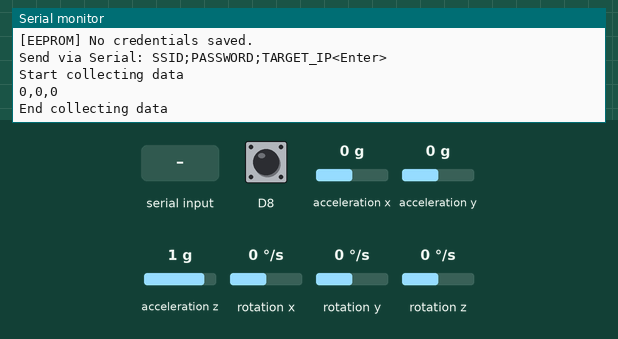
The sketch below on a simulated Arduino Uno R4 WiFi. On the bench: the last lines printed to the serial monitor. The test bench sets the inputs (shaded band); at power-on: D8 HIGH, acceleration x 0 g, acceleration y 0 g, acceleration z 1 g, rotation x 0 °/s, rotation y 0 °/s, rotation z 0 °/s. WiFi joins after 1.5 s; servers stay silent unless stated; EEPROM starts erased.

Above: at 5.0 s.
5.1 s: "CFG;1\n" received over Serial
At 5.5 s:
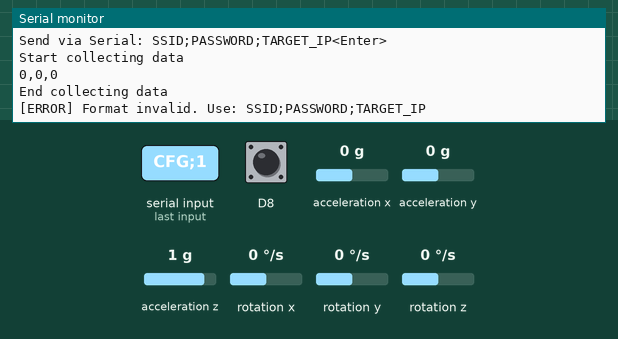
6.6 s: "90;45;200\n" received over Serial
At 7.8 s:
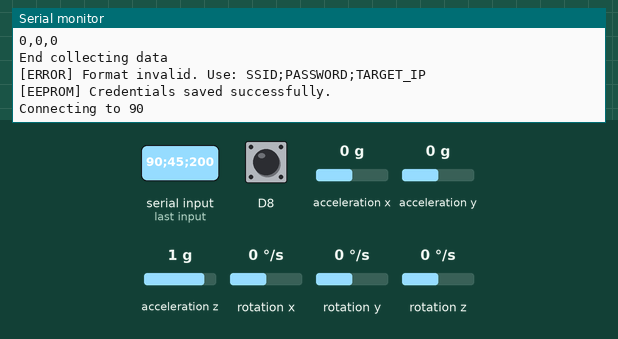

The sketch:

gyroReader.ino
```cpp
#include <WiFiS3.h>
#include <Wire.h>
#include <MPU6050.h>
#include <EEPROM.h>

// Where to send sensor data (your PC / server running a UDP listener)
const uint16_t REMOTE_PORT  = 8080;
// Port the Arduino listens on for incoming commands
const uint16_t LOCAL_PORT   = 4211;

const unsigned long PUBLISH_INTERVAL = 5;

WiFiUDP udp;
MPU6050 gyro;

int16_t gx, gy, gz;
long gxOff = 0, gyOff = 0, gzOff = 0;
unsigned long lastPublishTime = 0;

struct NetworkConfig {
  char magic[4];   // e.g. "CFG" - tells us if valid data was ever saved
  char ssid[33];
  char pass[65];
  char ip[16];
};

NetworkConfig netConfig;
bool configLoaded = false;

// Non-blocking serial state
char rxBuffer[128];
size_t rxIndex = 0;

void setup() {
  Serial.begin(9600);
  Wire.begin();

  pinMode(8, INPUT_PULLUP);

  gyro.initialize();
  gyro.setDLPFMode(MPU6050_DLPF_BW_20);

  loadConfigFromEEPROM();
  handleWiFiConnection();
  udp.begin(LOCAL_PORT);

  // Gyro calibration (average of 1000 samples)
  Serial.println("Start collecting data");
  long sx = 0, sy = 0, sz = 0;
  for (int i = 0; i < 1000; i++) {
    gyro.getRotation(&gx, &gy, &gz);
    sx += gx; sy += gy; sz += gz;
    delay(2);
  }
  gxOff = sx / 1000; gyOff = sy / 1000; gzOff = sz / 1000;
  Serial.print(gxOff); Serial.print(",");
  Serial.print(gyOff); Serial.print(",");
  Serial.println(gzOff);
  Serial.println("End collecting data");
}

void loop() {
  readUSBNonBlocking();

  if (WiFi.status() != WL_CONNECTED) {
    handleWiFiConnection();
    if (WiFi.status() == WL_CONNECTED) {
      udp.begin(LOCAL_PORT);
    }
  }

  // Only attempt UDP if we have a valid configuration and active Wi-Fi
  if (configLoaded && WiFi.status() == WL_CONNECTED) {
    receiveUDP();

    if (millis() - lastPublishTime >= PUBLISH_INTERVAL) {
      sendUDP();
      lastPublishTime = millis();
    }
  }
}

void sendUDP() {
  gyro.getRotation(&gx, &gy, &gz);

  // Remove the next three lines' "- off" if you want raw values like before
  char msg[48];
  snprintf(msg, sizeof(msg), "%d,%d,%d,%d",
           (int)(gx - gxOff), (int)(gy - gyOff), (int)(gz - gzOff), digitalRead(8));

  udp.beginPacket(netConfig.ip, REMOTE_PORT);
  udp.print(msg);
  udp.endPacket();

  Serial.println(msg);
}

void receiveUDP() {
  int packetSize = udp.parsePacket();
  if (packetSize <= 0) return;

  char buf[64];
  int len = udp.read(buf, sizeof(buf) - 1);
  if (len <= 0) return;
  buf[len] = '\0';

  Serial.print("Received from ");
  Serial.print(udp.remoteIP());
  Serial.print(":");
  Serial.print(udp.remotePort());
  Serial.print(" -> ");
  Serial.println(buf);

  analogWrite(6, atoi(buf));
}

void handleWiFiConnection() {
  if (!configLoaded) return; // Do not attempt until credentials exist

  if (WiFi.status() != WL_CONNECTED) {
    Serial.print(F("Connecting to "));
    Serial.println(netConfig.ssid);
    WiFi.begin(netConfig.ssid, netConfig.pass);

    // Non-blocking timeout or simple check
    unsigned long start = millis();
    while (WiFi.status() != WL_CONNECTED && millis() - start < 4000) {
      delay(200);
      Serial.print(F("."));
    }

    if (WiFi.status() == WL_CONNECTED) {
      Serial.println(F("\nConnected!"));
      Serial.print(F("Device IP: "));
      Serial.println(WiFi.localIP());
    } else {
      Serial.println(F("\nConnection failed. Retrying later..."));
    }
  }
}

void loadConfigFromEEPROM() {
  EEPROM.get(0, netConfig);
  if (strncmp(netConfig.magic, "CFG", 3) == 0) {
    configLoaded = true;
    Serial.println(F("[EEPROM] Valid configuration loaded."));
    Serial.print(F("SSID: ")); Serial.println(netConfig.ssid);
    Serial.print(F("IP: "));   Serial.println(netConfig.ip);
  } else {
    configLoaded = false;
    Serial.println(F("[EEPROM] No credentials saved."));
    Serial.println(F("Send via Serial: SSID;PASSWORD;TARGET_IP<Enter>"));
  }
}

void saveConfigToEEPROM(const char* ssid, const char* pass, const char* ip) {
  strncpy(netConfig.magic, "CFG", sizeof(netConfig.magic));
  strncpy(netConfig.ssid, ssid, sizeof(netConfig.ssid) - 1);
  netConfig.ssid[sizeof(netConfig.ssid) - 1] = '\0';

  strncpy(netConfig.pass, pass, sizeof(netConfig.pass) - 1);
  netConfig.pass[sizeof(netConfig.pass) - 1] = '\0';

  strncpy(netConfig.ip, ip, sizeof(netConfig.ip) - 1);
  netConfig.ip[sizeof(netConfig.ip) - 1] = '\0';

  EEPROM.put(0, netConfig);
  configLoaded = true;
  Serial.println(F("[EEPROM] Credentials saved successfully."));
}

void parseSerialInput(char* input) {
  // Expected format: SSID;PASSWORD;TARGET_IP
  char* ssid = strtok(input, ";");
  char* pass = strtok(NULL, ";");
  char* ip   = strtok(NULL, ";");

  if (ssid != NULL && pass != NULL && ip != NULL) {
    saveConfigToEEPROM(ssid, pass, ip);
    // Force a fresh Wi-Fi connection
    WiFi.disconnect();
  } else {
    Serial.println(F("[ERROR] Format invalid. Use: SSID;PASSWORD;TARGET_IP"));
  }
}

void readUSBNonBlocking() {
  while (Serial.available() > 0) {
    char c = (char)Serial.read();

    if (c == '\r') {
      continue; // Skip carriage returns
    }

    if (c == '\n') {
      rxBuffer[rxIndex] = '\0';
      if (rxIndex > 0) {
        parseSerialInput(rxBuffer);
      }
      rxIndex = 0; // Reset buffer pointer
    } else {
      if (rxIndex < sizeof(rxBuffer) - 1) {
        rxBuffer[rxIndex++] = c;
      }
    }
  }
}
```

Measured:
- after the input at 5.1 s, the serial monitor: prints a new line at once (image 1)
- after the input at 6.6 s, the serial monitor: prints a new line at once (image 2)
